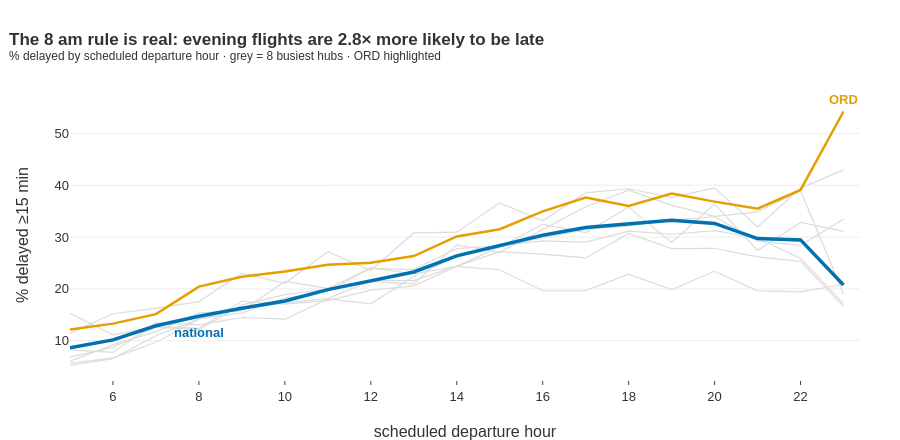

Notebook source saved alongside this figure:
### Markdown cell above
## Q3. Does the "fly before 9 am" rule actually hold?
Received wisdom says early flights are safer. We test it across the biggest hubs.

### Code cell
hubs = flown.Origin.value_counts().head(8).index
hr = flown[flown.dep_hour.between(5, 23)].groupby("dep_hour").ArrDel15.mean() * 100
hub_hr = (flown[flown.Origin.isin(hubs) & flown.dep_hour.between(5, 23)]
          .groupby(["Origin", "dep_hour"]).ArrDel15.mean() * 100)

worst_hub = hub_hr.groupby("Origin").max().idxmax()
fig = go.Figure()
for h in hubs:
    s = hub_hr.loc[h]
    fig.add_scatter(x=s.index, y=s.values, mode="lines", line=dict(color=LIGHTGREY, width=1.2),
                    hovertemplate=f"{h}: %{{y:.0f}}%<extra></extra>")
fig.add_scatter(x=hr.index, y=hr.values, mode="lines", line=dict(color=BLUE, width=3.5),
                name="national")
s = hub_hr.loc[worst_hub]
fig.add_scatter(x=s.index, y=s.values, mode="lines", line=dict(color=ORANGE, width=2.5))
fig.add_annotation(x=s.idxmax(), y=s.max(), text=f"<b>{worst_hub}</b>", font=dict(color=ORANGE),
                   showarrow=False, yshift=12)
fig.add_annotation(x=8, y=hr.loc[8], text="<b>national</b>", font=dict(color=BLUE), showarrow=False, yshift=-16)
early, late = hr.loc[5:8].mean(), hr.loc[18:21].mean()
fig.update_layout(
    title=f"<b>The 8 am rule is real: evening flights are {late/early:.1f}× more likely to be late</b><br>"
          f"<sup>% delayed by scheduled departure hour · grey = 8 busiest hubs · {worst_hub} highlighted</sup>",
    xaxis_title="scheduled departure hour", yaxis_title="% delayed ≥15 min", height=440)
fig.show()

### Figure 1 — Plotly figure (JSON) as saved in the notebook; plotly's stock layout.template omitted (floating-point values rounded to 4 significant figures)
{"data": [{"hovertemplate": "ORD: %{y:.0f}%<extra></extra>", "line": {"color": "#DCDCDC", "width": 1.2}, "mode": "lines", "type": "scatter", "x": [5, 6, 7, 8, 9, 10, 11, 12, 13, 14, 15, 16, 17, 18, 19, 20, 21, 22, 23], "y": [12.17, 13.3, 15.12, 20.44, 22.35, 23.38, 24.68, 25.07, 26.35, 30.13, 31.52, 34.98, 37.66, 36.04, 38.41, 36.85, 35.48, 39.11, 54.26]}, {"hovertemplate": "DEN: %{y:.0f}%<extra></extra>", "line": {"color": "#DCDCDC", "width": 1.2}, "mode": "lines", "type": "scatter", "x": [5, 6, 7, 8, 9, 10, 11, 12, 13, 14, 15, 16, 17, 18, 19, 20, 21, 22, 23], "y": [6.814, 8.72, 12.6, 12.13, 16.91, 18.91, 19.94, 21.39, 20.99, 28.52, 27.06, 31.41, 35.87, 39.05, 36.17, 34.01, 34.88, 38.96, 19.06]}, {"hovertemplate": "ATL: %{y:.0f}%<extra></extra>", "line": {"color": "#DCDCDC", "width": 1.2}, "mode": "lines", "type": "scatter", "x": [5, 6, 7, 8, 9, 10, 11, 12, 13, 14, 15, 16, 17, 18, 19, 20, 21, 22, 23], "y": [15.31, 11.12, 12.72, 12.37, 17.61, 17.07, 17.75, 19.77, 20.59, 24.35, 28.15, 29.83, 31.49, 32.14, 33.33, 33.93, 29.23, 28.42, 33.45]}, {"hovertemplate": "DFW: %{y:.0f}%<extra></extra>", "line": {"color": "#DCDCDC", "width": 1.2}, "mode": "lines", "type": "scatter", "x": [5, 6, 7, 8, 9, 10, 11, 12, 13, 14, 15, 16, 17, 18, 19, 20, 21, 22, 23], "y": [11.44, 15.21, 16.24, 17.55, 23.04, 21.08, 27.18, 23.55, 30.8, 30.95, 36.62, 33.14, 38.53, 39.34, 37.67, 39.5, 31.99, 39.47, 42.98]}, {"hovertemplate": "PHX: %{y:.0f}%<extra></extra>", "line": {"color": "#DCDCDC", "width": 1.2}, "mode": "lines", "type": "scatter", "x": [5, 6, 7, 8, 9, 10, 11, 12, 13, 14, 15, 16, 17, 18, 19, 20, 21, 22, 23], "y": [5.613, 6.684, 9.695, 14.19, 16.13, 17.32, 18.14, 21.6, 21.59, 24.39, 27.2, 26.72, 25.98, 30.71, 27.78, 27.85, 26.18, 25.31, 16.65]}, {"hovertemplate": "LAX: %{y:.0f}%<extra></extra>", "line": {"color": "#DCDCDC", "width": 1.2}, "mode": "lines", "type": "scatter", "x": [5, 6, 7, 8, 9, 10, 11, 12, 13, 14, 15, 16, 17, 18, 19, 20, 21, 22, 23], "y": [6.031, 9.183, 11.76, 15.36, 15.77, 21.45, 20.09, 24.05, 22.93, 24.36, 23.7, 19.64, 19.68, 22.86, 19.87, 23.4, 19.64, 19.44, 20.9]}, {"hovertemplate": "CLT: %{y:.0f}%<extra></extra>", "line": {"color": "#DCDCDC", "width": 1.2}, "mode": "lines", "type": "scatter", "x": [5, 6, 7, 8, 9, 10, 11, 12, 13, 14, 15, 16, 17, 18, 19, 20, 21, 22, 23], "y": [8.239, 7.732, 13.43, 13.07, 14.48, 14.15, 18.07, 17.12, 22.4, 26.32, 28.03, 32.47, 30.88, 35.79, 28.95, 36.39, 27.42, 32.83, 31.11]}, {"hovertemplate": "LAS: %{y:.0f}%<extra></extra>", "line": {"color": "#DCDCDC", "width": 1.2}, "mode": "lines", "type": "scatter", "x": [5, 6, 7, 8, 9, 10, 11, 12, 13, 14, 15, 16, 17, 18, 19, 20, 21, 22, 23], "y": [5.212, 6.552, 10.95, 14.2, 15.35, 18.25, 19.58, 23.98, 23.73, 27.79, 28.33, 29.27, 29.03, 31.15, 30.55, 31.26, 29.78, 25.91, 17.15]}, {"line": {"color": "#0072B2", "width": 3.5}, "mode": "lines", "name": "national", "type": "scatter", "x": [5, 6, 7, 8, 9, 10, 11, 12, 13, 14, 15, 16, 17, 18, 19, 20, 21, 22, 23], "y": [8.637, 10.17, 12.89, 14.73, 16.28, 17.68, 19.86, 21.63, 23.27, 26.38, 28.39, 30.36, 31.87, 32.63, 33.24, 32.64, 29.72, 29.46, 20.76]}, {"line": {"color": "#E69F00", "width": 2.5}, "mode": "lines", "type": "scatter", "x": [5, 6, 7, 8, 9, 10, 11, 12, 13, 14, 15, 16, 17, 18, 19, 20, 21, 22, 23], "y": [12.17, 13.3, 15.12, 20.44, 22.35, 23.38, 24.68, 25.07, 26.35, 30.13, 31.52, 34.98, 37.66, 36.04, 38.41, 36.85, 35.48, 39.11, 54.26]}], "layout": {"annotations": [{"font": {"color": "#E69F00"}, "showarrow": false, "text": "<b>ORD</b>", "x": 23, "y": 54.26, "yshift": 12}, {"font": {"color": "#0072B2"}, "showarrow": false, "text": "<b>national</b>", "x": 8, "y": 14.73, "yshift": -16}], "height": 440, "title": {"text": "<b>The 8 am rule is real: evening flights are 2.8× more likely to be late</b><br><sup>% delayed by scheduled departure hour · grey = 8 busiest hubs · ORD highlighted</sup>"}, "xaxis": {"title": {"text": "scheduled departure hour"}}, "yaxis": {"title": {"text": "% delayed ≥15 min"}}}}
